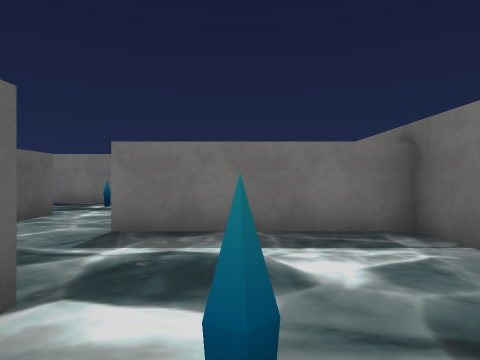
[1] (above)

17 first-person views from a walk through a 3-D level made in the Unity game engine. The camera is 1.4 m above the floor, looks level and sees 75° across. The floor is counted in squares, 2 m on a side. Each view is taken from the middle of a square. On the plan, view 1 faces up. The plan holds only what a view shows up to about 10 squares ahead; the rest is blank. The player is left out. Some surface patterns are stand-ins.

[2]
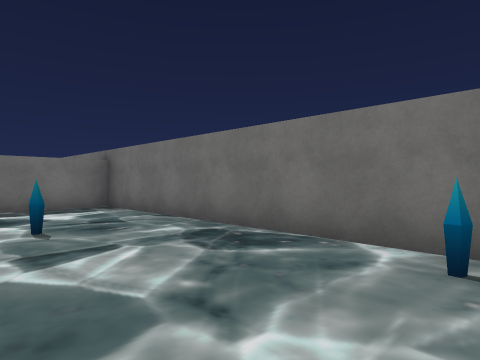

[3]
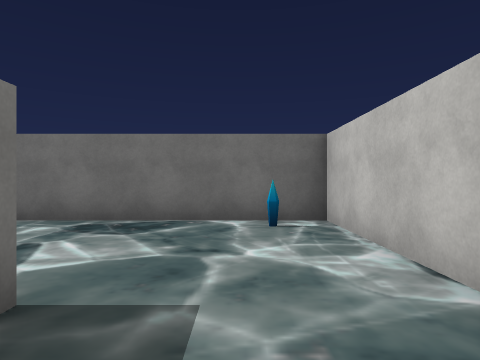

[4]
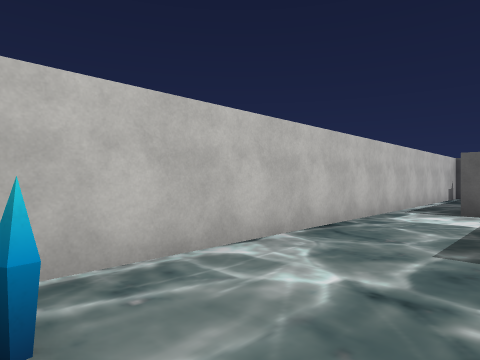

[5]
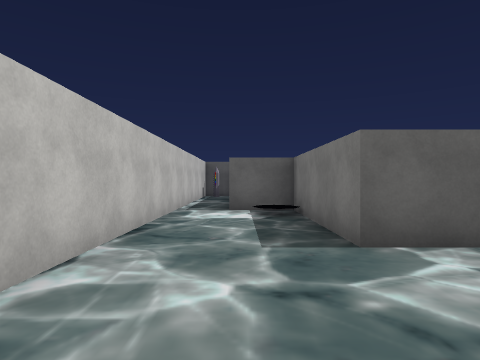

[6]
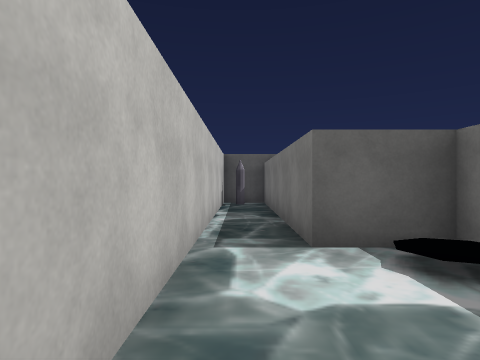

[7]
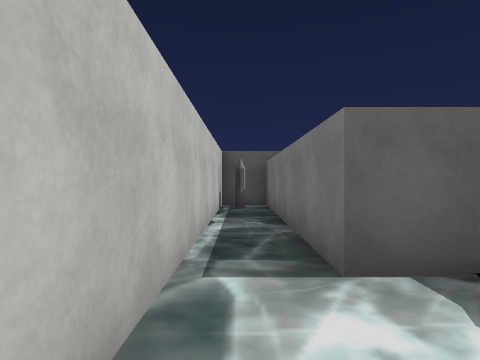

[8]
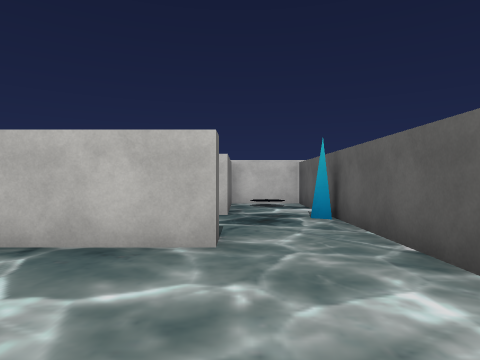

[9]
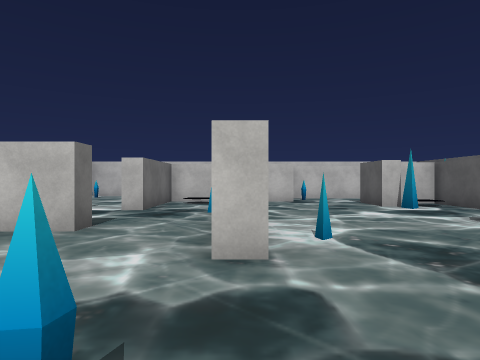

[10]
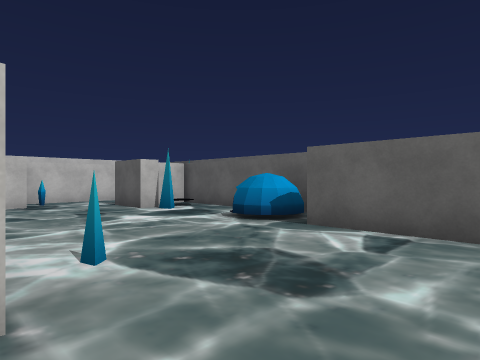

[11]
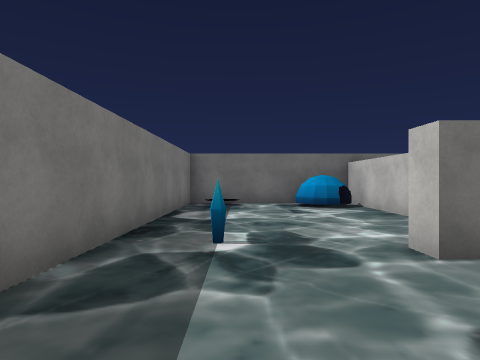

[12]
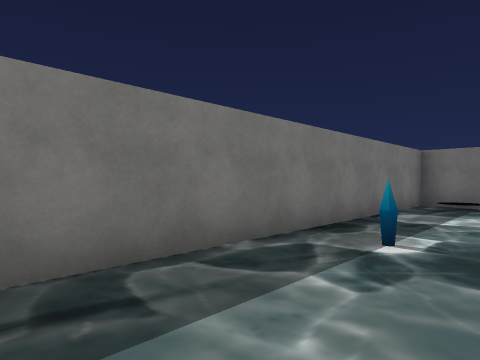

[13]
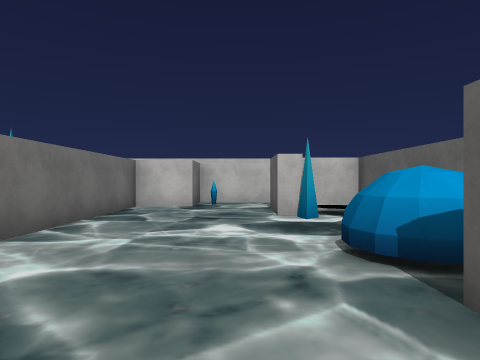

[14]
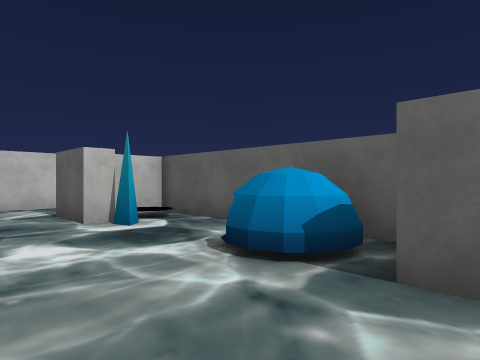

[15]
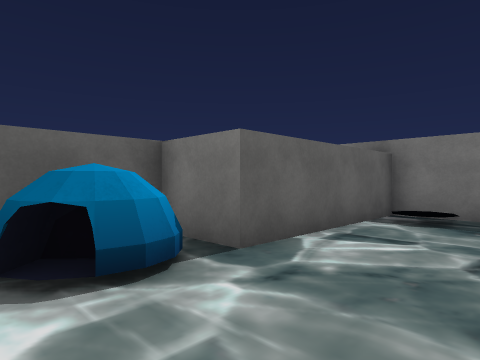

[16]
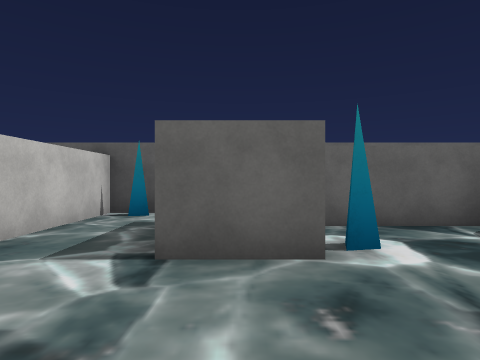

[17]
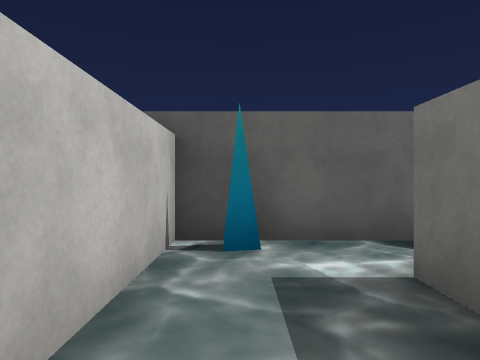

### Floor plan
Ten units are one square. View 1 is at (0, 0); x grows to the right and y downward. Boxes are objects, and circles mark ways between rooms. Rooms are numbered by the first view taken in them; rooms with no view inside come last. Other rooms are left out.
<svg viewBox="-121 -100 151 150">
<path fill="none" stroke="#000" d="M-12 5 -12 17 -53 17 -53 32 -116 32 -116 45 24 45 24 -42 -18 -42M-44 -62 -38 -62 -38 -45M-18 -42 -18 -47 24 -47 24 -95 -83 -95 -83 -53 -98 -53 -98 2 -86 2M-78 -6 -78 8M-56 12 -43 12 -43 -35M-96 7 -102 7M-116 0 -116 27 -58 27M-38 -9 -38 12 -18 12 -18 -17 -12 -17M-38 -45 -38 -26"/>
<rect x="-115" y="35" width="10" height="10" fill="#bbb"><title>flag</title></rect>
<rect x="-5" y="-15" width="10" height="10" fill="#bbb"><title>spikes</title></rect>
<rect x="15" y="35" width="10" height="10" fill="#bbb"><title>spikes</title></rect>
<rect x="-115" y="15" width="10" height="10" fill="#bbb"><title>spikes</title></rect>
<rect x="-95" y="-45" width="20" height="10" fill="#bbb"><title>other object</title></rect>
<rect x="-85" y="-15" width="10" height="10" fill="#bbb"><title>spikes</title></rect>
<rect x="-65" y="15" width="10" height="10" fill="#bbb"><title>other object</title></rect>
<rect x="-55" y="-55" width="10" height="10" fill="#bbb"><title>spikes</title></rect>
<rect x="-35" y="-85" width="10" height="10" fill="#bbb"><title>spikes</title></rect>
<rect x="5" y="-65" width="20" height="10" fill="#bbb"><title>other object</title></rect>
<rect x="-45" y="-25" width="10" height="10" fill="#bbb"><title>spikes</title></rect>
<circle cx="-10" cy="-25" r="3" fill="#2a7"/>
<circle cx="-25" cy="-40" r="3" fill="#2a7"/>
<text x="0" y="20">1</text>
<text x="-50" y="-50">2</text>
<text x="-30" y="-20">3</text>
</svg>
Room 1 opens to room 3. Room 2 opens to room 3.

Where each view was taken, in squares from view 1:
view 1: 0 up, 0 right, facing up
view 2: 4 down, 1 left, facing up-right
view 3: 3 down, 3 left, facing right
view 4: 2 down, 2 right, facing down-left
view 5: 3 down, 2 right, facing left
view 6: 4 down, 2 left, facing left
view 7: 4 down, 3 left, facing left
view 8: 8 up, 2 left, facing down
view 9: 9 up, 4 left, facing down
view 10: 8 up, 4 left, facing down-left
view 11: 8 up, 7 left, facing right
view 12: 7 up, 7 left, facing up-right
view 13: 7 up, 7 left, facing down
view 14: 6 up, 6 left, facing down-left
view 15: 3 up, 6 left, facing up-left
view 16: 0 up, 5 left, facing left
view 17: 2 down, 8 left, facing left
